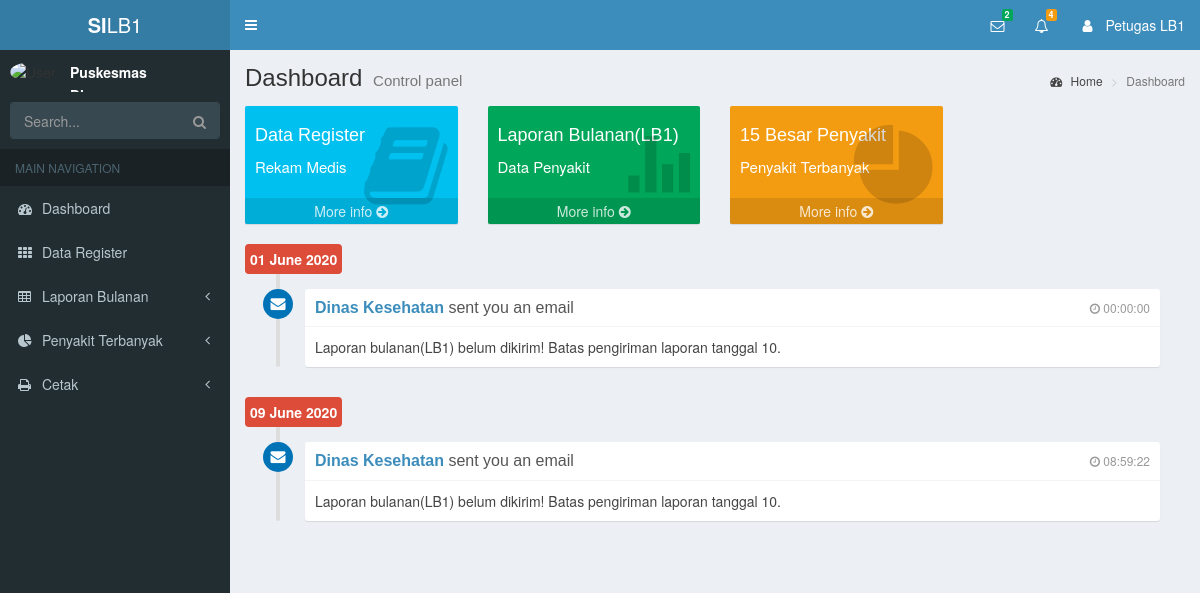
Screenshot of /index.php/laporan_bulanan/pesanLB with the database file from the repository.
### tables this page shows
CREATE TABLE `detail_laporan` (
  `id_laporan` int(10) NOT NULL,
  `id_jp` int(10) NOT NULL,
  `jenis_laporan` varchar(100) NOT NULL,
  `nama_puskesmas` varchar(100) NOT NULL,
  `status` int(10) NOT NULL,
  `tanggal` date NOT NULL,
  `datalb1` text NOT NULL,
  `ket` text NOT NULL,
  `pesan` int(10) NOT NULL,
  `waktu` time NOT NULL
);

### application/controllers/Laporan_bulanan.php (called while the page is built, shortened)
<?php
class Laporan_bulanan extends CI_Controller{
    function __construct(){
      $this->load->helper('url');
      $this->load->model('RekamMedis_model');
      $this->load->model('DataLB1_model');
      $this->load->helper(array('form', 'url'));
    }
    public function header()
    {
      $pesan = $this->DataLB1_model->pesan();
      $data['pesan'] = count($pesan);
      $data['data_pesan'] = $pesan;
      $result = $this->DataLB1_model->notif();
      $data['notif'] = count($result);
      $data['data_notif'] = $result;
      $this->load->view('header/lb_header', $data);
    }
    public function pesanLB()
    {
      $this->header();
      $this->load->view('laporan_bulanan/dashboard_lb1');
      $this->load->view('footer/lb_footer');
    }
}

### index.php (called while the page is built, shortened)
<?php
require_once BASEPATH.'core/CodeIgniter.php';

### application/models/DataLB1_model.php (called while the page is built, shortened)
<?php
class DataLB1_model extends CI_Model{
  public function notif()
  {
    $this->db->where("(status=1 OR status=11 OR status=3 OR status=4)", NULL, FALSE);
    $result = $this->db->get('detail_laporan')->result_array();
    return $result;
  }
  public function pesan()
  {
    $this->db->where('pesan', 5);
    $result = $this->db->get('detail_laporan')->result_array();
    return $result;
  }
}

### application/views/laporan_bulanan/dashboard_lb1.php (the view)
<div class="content-wrapper">
  <section class="content-header">
    <h1>
      Dashboard
      <small>Control panel</small>
    </h1>
    <ol class="breadcrumb">
      <li><a href="#"><i class="fa fa-dashboard"></i> Home</a></li>
      <li class="active">Dashboard</li>
    </ol>
  </section>
  <section class="content">
    <div class="row">
      <div class="col-lg-3 col-xs-6">
        <div class="small-box bg-aqua">
          <div class="inner">
            <h4>Data Register</h4>
            <p>Rekam Medis</p>
          </div>
          <div class="icon">
            <i class="fa fa-book"></i>
          </div>
          <a href="<?=site_url('laporan_bulanan/dataRegisterLB')?>" class="small-box-footer">More info <i class="fa fa-arrow-circle-right"></i></a>
        </div>
      </div>
      <div class="col-lg-3 col-xs-6">
        <div class="small-box bg-green">
          <div class="inner">
            <h4>Laporan Bulanan(LB1)</h4>
            <p>Data Penyakit</p>
          </div>
          <div class="icon">
            <i class="ion ion-stats-bars"></i>
          </div>
          <a href="<?=site_url('laporan_bulanan/dataLB1')?>" class="small-box-footer">More info <i class="fa fa-arrow-circle-right"></i></a>
        </div>
      </div>
      <div class="col-lg-3 col-xs-6">
        <div class="small-box bg-yellow">
          <div class="inner">
            <h4>15 Besar Penyakit</h4>
            <p>Penyakit Terbanyak</p>
          </div>
          <div class="icon">
            <i class="ion ion-pie-graph"></i>
          </div>
          <a href="<?=site_url('data_penyakit/getJum_Penyakit')?>" class="small-box-footer">More info <i class="fa fa-arrow-circle-right"></i></a>
        </div>
      </div>
  <section class="content">
    <?php $unique = ""; ?>
    <?php foreach ($data_pesan as $dp) { ?>
    <div class="row">
      <div class="col-md-12">
        <ul class="timeline">
          <li class="time-label">
          <?php
          $date = $dp['tanggal'];
          if ($unique == null) {
              $unique = $date;
              echo '<span class="bg-red">' .
                  date('d F Y', strtotime($unique)) .
                  '</span>';
          } else {
              if ($unique != $date) {
                  if ($unique != null) {
                      $unique = $date;
                      echo '<span class="bg-red">' .
                          date('d F Y', strtotime($unique)) .
                          '</span>';
                  }
              }
          }
          ?>
          </li>
          <li>
            <i class="fa fa-envelope bg-blue"></i>
            <div class="timeline-item">
              <span class="time"><i class="fa fa-clock-o"></i> <?php echo $dp['waktu']; ?></span>
              <h3 class="timeline-header"><a href="#">Dinas Kesehatan</a> sent you an email</h3>
              <div class="timeline-body">
                <?php if ($dp['id_jp'] == 1) { ?>
                  Laporan bulanan(LB1) belum dikirim! Batas pengiriman laporan tanggal 10.
                <?php }elseif ($dp['id_jp'] == 2) { ?>
                  Laporan bulanan(LB1) belum dikirim! Batas pengiriman laporan tanggal 10.
                <?php }elseif ($dp['id_jp'] == 3) { ?>
                  Laporan bulanan(LB1) belum dikirim! Batas pengiriman laporan tanggal 10.
                <?php }elseif ($dp['id_jp'] == 4) { ?>
                  Laporan bulanan(LB1) belum dikirim! Batas pengiriman laporan tanggal 10.
                <?php } ?>
              </div>
            </div>
          </li>
      </div>
    </div>
    <?php } ?>
    </section>
    </div>
  </section>
</div>

### rows the page displays
detail_laporan: tanggal "01 June 2020", waktu "00:00:00", shows "Laporan bulanan(LB1) belum dikirim! Batas pengiriman laporan tanggal 10."
detail_laporan: tanggal "09 June 2020", waktu "08:59:22", shows "Laporan bulanan(LB1) belum dikirim! Batas pengiriman laporan tanggal 10."

### other values shown
$pesan "2"
$notif "4"
